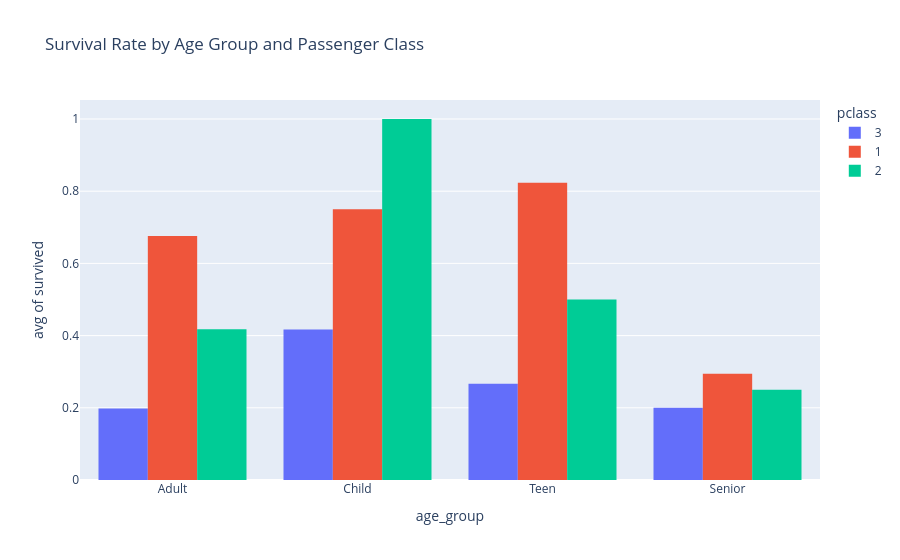

Notebook source saved alongside this figure:
### Code cell
visualize_demographic()

### Figure 1 — Plotly figure (JSON) as saved in the notebook; plotly's stock layout.template omitted (floating-point values rounded to 4 significant figures; data arrays with more than 128 entries replaced by an {"elided": "..."} marker saying what was removed)
{"data": [{"alignmentgroup": "True", "bingroup": "x", "histfunc": "avg", "hovertemplate": "pclass=3<br>age_group=%{x}<br>avg of survived=%{y}<extra></extra>", "legendgroup": "3", "marker": {"color": "#636efa", "pattern": {"shape": ""}}, "name": "3", "offsetgroup": "3", "orientation": "v", "showlegend": true, "type": "histogram", "x": {"elided": "491 str values"}, "xaxis": "x", "y": {"elided": "491 int values"}, "yaxis": "y"}, {"alignmentgroup": "True", "bingroup": "x", "histfunc": "avg", "hovertemplate": "pclass=1<br>age_group=%{x}<br>avg of survived=%{y}<extra></extra>", "legendgroup": "1", "marker": {"color": "#EF553B", "pattern": {"shape": ""}}, "name": "1", "offsetgroup": "1", "orientation": "v", "showlegend": true, "type": "histogram", "x": {"elided": "216 str values"}, "xaxis": "x", "y": {"elided": "216 int values"}, "yaxis": "y"}, {"alignmentgroup": "True", "bingroup": "x", "histfunc": "avg", "hovertemplate": "pclass=2<br>age_group=%{x}<br>avg of survived=%{y}<extra></extra>", "legendgroup": "2", "marker": {"color": "#00cc96", "pattern": {"shape": ""}}, "name": "2", "offsetgroup": "2", "orientation": "v", "showlegend": true, "type": "histogram", "x": {"elided": "184 str values"}, "xaxis": "x", "y": {"elided": "184 int values"}, "yaxis": "y"}], "layout": {"barmode": "group", "legend": {"title": {"text": "pclass"}, "tracegroupgap": 0}, "title": {"text": "Survival Rate by Age Group and Passenger Class"}, "xaxis": {"anchor": "y", "domain": [0, 1], "title": {"text": "age_group"}}, "yaxis": {"anchor": "x", "domain": [0, 1], "title": {"text": "avg of survived"}}}}
